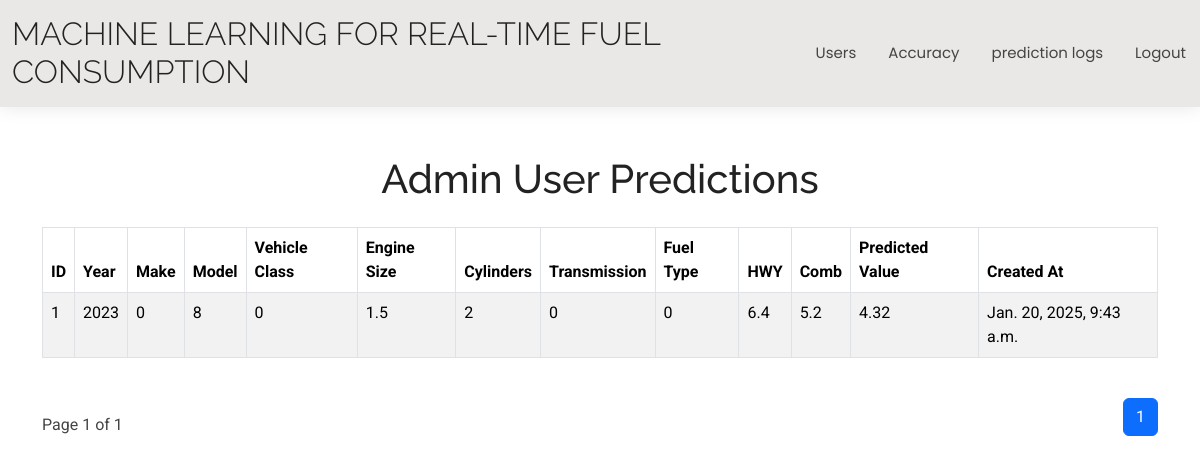
Screenshot of /Admins/adminuserpredictions/ with the database file from the repository.
### User/models.py (models this page shows)
class PredictionLog(models.Model):
    year = models.IntegerField()
    make = models.IntegerField()
    model = models.IntegerField()
    vehicle_class = models.IntegerField()
    engine_size = models.FloatField()
    cylinders = models.IntegerField()
    transmission = models.IntegerField()
    fuel_type = models.IntegerField()
    hwy = models.FloatField()
    comb = models.FloatField()
    predicted_value = models.FloatField()
    created_at = models.DateTimeField(auto_now_add=True)

### Admins/views.py (the view)
# urls.py: path('adminuserpredictions/', adminuserpredictions, name='adminuserpredictions')
def adminuserpredictions(request):
    predictions = PredictionLog.objects.all().order_by('-created_at')
    paginator = Paginator(predictions, 10)
    page_number = request.GET.get('page')
    page_obj = paginator.get_page(page_number)
    return render(request, 'Admin/adminuserpredictions.html', {'page_obj': page_obj})

### templates/Admin/adminuserpredictions.html (shortened to what this page needs)
{% extends 'Admin/adminbase.html' %}
{% block contents %}
<div class="container mt-5">
    <h1 class="text-center mb-4">Admin User Predictions</h1>
    <div class="table-responsive">
        <table class="table table-bordered table-striped">
            <thead class="thead-dark">
                <tr>
                    <th>ID</th>
                    <th>Year</th>
                    <th>Make</th>
                    <th>Model</th>
                    <th>Vehicle Class</th>
                    <th>Engine Size</th>
                    <th>Cylinders</th>
                    <th>Transmission</th>
                    <th>Fuel Type</th>
                    <th>HWY</th>
                    <th>Comb</th>
                    <th>Predicted Value</th>
                    <th>Created At</th>
                </tr>
            </thead>
            <tbody>
                {% for prediction in page_obj %}
                    <tr>
                        <td>{{ prediction.id }}</td>
                        <td>{{ prediction.year }}</td>
                        <td>{{ prediction.make }}</td>
                        <td>{{ prediction.model }}</td>
                        <td>{{ prediction.vehicle_class }}</td>
                        <td>{{ prediction.engine_size }}</td>
                        <td>{{ prediction.cylinders }}</td>
                        <td>{{ prediction.transmission }}</td>
                        <td>{{ prediction.fuel_type }}</td>
                        <td>{{ prediction.hwy }}</td>
                        <td>{{ prediction.comb }}</td>
                        <td>{{ prediction.predicted_value }}</td>
                        <td>{{ prediction.created_at }}</td>
                    </tr>
                {% endfor %}
            </tbody>
        </table>
    </div>
    <div class="d-flex justify-content-between align-items-center mt-4">
        <span>Page {{ page_obj.number }} of {{ page_obj.paginator.num_pages }}</span>
        <ul class="pagination">
            {% for num in page_obj.paginator.page_range %}
                {% if page_obj.number == num %}
                    <li class="page-item active" aria-current="page">
                        <span class="page-link">{{ num }}</span>
                    </li>
                {% else %}
                    <li class="page-item">
                        <a class="page-link" href="?page={{ num }}">{{ num }}</a>
                    </li>
                {% endif %}
            {% endfor %}
        </ul>
    </div>
</div>
{% endblock %}

### templates/Admin/adminbase.html (shortened to what this page needs)
<!DOCTYPE html>
{% load static%}
<html lang="en">
<head>
  <link href="{% static 'vendor/bootstrap/css/bootstrap.min.css' %}" rel="stylesheet">
  <link href="{% static 'vendor/bootstrap-icons/bootstrap-icons.css' %}" rel="stylesheet">
  <link href="{% static 'vendor/aos/aos.css' %}" rel="stylesheet">
  <link href="{% static 'vendor/swiper/swiper-bundle.min.css' %}" rel="stylesheet">
  <link href="{% static 'vendor/glightbox/css/glightbox.min.css' %}" rel="stylesheet">
  <link href="{% static 'css/main.css' %}" rel="stylesheet">
</head>
<body class="index-page">
  <header id="header" class="header d-flex align-items-center light-background sticky-top">
    <div class="container-fluid position-relative d-flex align-items-center justify-content-between">
      <a  class="logo d-flex align-items-center me-auto me-xl-0">
        <h1 class="sitename">MACHINE LEARNING FOR REAL-TIME FUEL CONSUMPTION </h1>
      </a>
      <nav id="navmenu" class="navmenu">
        <ul>
          <li><a href="{% url 'adminhome' %}">Users</a></li>
          <li><a href="{% url 'adminaccuracy' %}">Accuracy</a></li>
          <li><a href="{% url 'adminuserpredictions' %}">prediction logs</a></li>
          <li><a href="{% url 'user_logout' %}">Logout</a></li>
        </ul>
      </nav>
    </div>
  </header>
  <main class="main">
    {%block contents%}
    {%endblock%}
  </main>
</body>
</html>

### static/css/main.css (style rules this page uses)
:root { --default-font: "Roboto", system-ui, -apple-system, "Segoe UI", Roboto, "Helvetica Neue", Arial, "Noto Sans", "Liberation Sans", sans-serif, "Apple Color Emoji", "Segoe UI Emoji", "Segoe UI Symbol", "Noto Color Emoji"; --heading-font: "Raleway", sans-serif; --nav-font: "Poppins", sans-serif; }
:root { --background-color: #ffffff; --default-color: #444444; --heading-color: #222222; --accent-color: #34b7a7; --surface-color: #ffffff; --contrast-color: #ffffff; }
:root { --nav-color: #444444; --nav-hover-color: #34b7a7; --nav-mobile-background-color: #ffffff; --nav-dropdown-background-color: #ffffff; --nav-dropdown-color: #444444; --nav-dropdown-hover-color: #34b7a7; }
.light-background { --background-color: #e9e8e6; --surface-color: #ffffff; }
:root { scroll-behavior: smooth; }
body { color: var(--default-color); background-color: var(--background-color); font-family: var(--default-font); }
a { color: var(--accent-color); text-decoration: none; transition: 0.3s; }
h1, h2, h3, h4, h5, h6 { color: var(--heading-color); font-family: var(--heading-font); }
.header { color: var(--default-color); background-color: var(--background-color); padding: 15px 0; transition: all 0.5s; z-index: 997; box-shadow: 0px 0 18px rgba(0, 0, 0, 0.1); }
.header .logo { line-height: 1; }
.header .logo h1 { font-size: 32px; margin: 0; font-weight: 300; text-transform: uppercase; color: var(--heading-color); }
@media (max-width: 1200px) { .header .logo { order: 1; } }
@media (max-width: 1200px) { .header .navmenu { order: 3; } }
@media (min-width: 1200px) { .navmenu { padding: 0; } }
@media (min-width: 1200px) { .navmenu ul { margin: 0; padding: 0; display: flex; list-style: none; align-items: center; } }
@media (min-width: 1200px) { .navmenu li { position: relative; } }
@media (min-width: 1200px) { .navmenu>ul>li { white-space: nowrap; padding: 15px 14px; } }
@media (min-width: 1200px) { .navmenu>ul>li:last-child { padding-right: 0; } }
@media (min-width: 1200px) { .navmenu a, .navmenu a:focus { color: var(--nav-color); font-size: 15px; padding: 0 2px; font-family: var(--nav-font); font-weight: 400; display: flex; align-items: center; justify-content: space-between; white-space: nowrap; transition: 0.3s; position: relative; } }
@media (min-width: 1200px) { .navmenu>ul>li>a:before { content: ""; position: absolute; height: 2px; bottom: -6px; left: 0; background-color: var(--nav-hover-color); visibility: hidden; width: 0px; transition: all 0.3s ease-in-out 0s; } }

### rows the page displays
PredictionLog: id "1", year "2023", make "0", model "8", vehicle_class "0", engine_size "1.5", cylinders "2", transmission "0", fuel_type "0", hwy "6.4", comb "5.2", predicted_value "4.32", created_at "Jan. 20, 2025, 9:43 a.m."

### other values shown
{{ page_obj.number }} "1"
{{ page_obj.paginator.num_pages }} "1"
{{ num }} "1"
